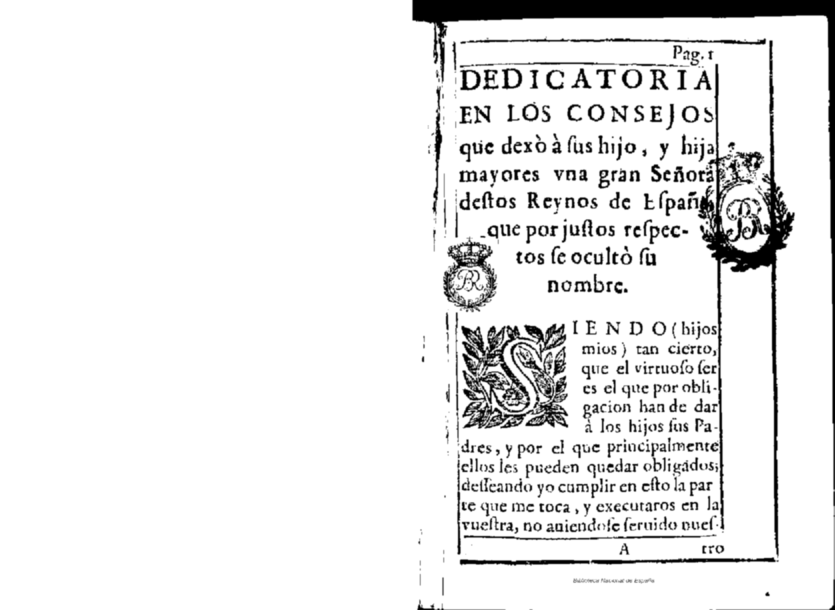
#> input picture Test_Dataset/cleaned/36a97ff0669547f7855685404e5f890bs9mGkzKw7Z24tqwZ-0.png, 1669 x 1220 px, given as the content of the folder Computer Vision/ocr/Padilla-Nobleza-virtuosa_testExtract.png, which was not available (shown at 1/2 size)
$ jupyter execute --allow-errors Model.ipynb
#> lines starting #> are read from the running program, lines starting #| are printed output that depends on the picture; after the words box and inside, x2 and y2 are one past the last pixel; in counts of white or black regions, pixels touching at a corner belong together
[cell 1]
import os

# Get the current working directory
current_directory = os.getcwd()
print("Current Path:", current_directory)

# Path to the file
file_path = r"C:\Users\Saumya Karnwal\Documents\Computer Vision\ocr\Padilla-Nobleza-virtuosa_testExtract.png"


# Change the current working directory to the directory containing the file
os.chdir(file_path)

# Print the new current working directory
print("New current working directory:", os.getcwd())

[cell 2]
from PIL import Image

# List all files in the directory
files = os.listdir(file_path)

# Filter out only the image files
image_files = [f for f in files if f.endswith(('.png', '.jpg', '.jpeg', '.bmp', '.gif'))]

print(file_path)
print(image_files)

[cell 3]
import cv2

# Path to the new temp folder
temp_folder = os.path.join(file_path, "cleaned")

# Create the new temp folder if it doesn't exist
if not os.path.exists(temp_folder):
    os.makedirs(temp_folder)

# Process each image
for image_file in image_files:

    # Open the image
    img = cv2.imread(os.path.join(file_path, image_file))
#> img is the input picture: shape (1220, 1669, 3); min 0, max 255, mean 234

    gray_image = cv2.cvtColor(img, cv2.COLOR_BGR2GRAY)
    thresh, im_bw = cv2.threshold(gray_image, 150, 255, cv2.THRESH_BINARY)
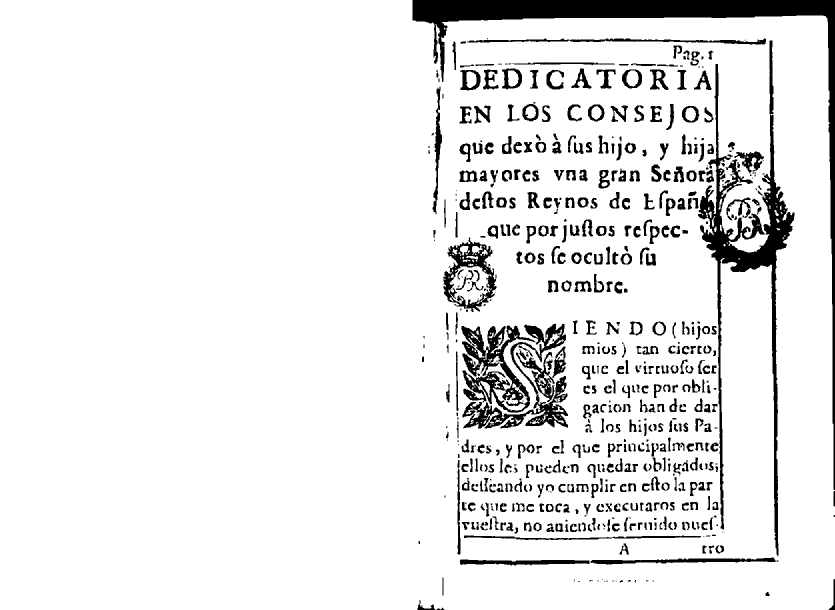
#> im_bw: shape (1220, 1669) (shown at 1/2 size); 91.3% white; 620 black regions (139 under 20 px), largest, box (x1, y1, x2, y2) and area: (825, 0, 1669, 980) 38948, (1396, 81, 1589, 1113) 26677, (923, 651, 1071, 825) 10173
    no_noise = cv2.GaussianBlur(im_bw, (5, 5), 0)

    # Save the preprocessed image with the same filename in the new temp folder
    cv2.imwrite(os.path.join(temp_folder, image_file), no_noise)


$ run again, on Test_Dataset/cleaned/36a97ff0669547f7855685404e5f890bs9mGkzKw7Z24tqwZ-12.png
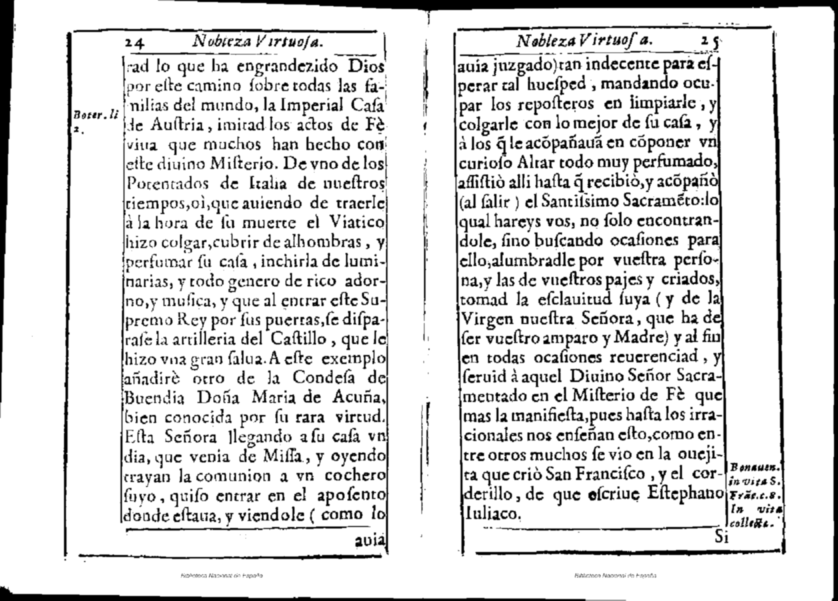
#> input picture Test_Dataset/cleaned/36a97ff0669547f7855685404e5f890bs9mGkzKw7Z24tqwZ-12.png, 1676 x 1201 px, given as the content of the folder Computer Vision/ocr/Padilla-Nobleza-virtuosa_testExtract.png, which was not available (shown at 1/2 size)
#> img is the input picture: shape (1201, 1676, 3); min 0, max 255, mean 219.8
#> `thresh, im_bw = cv2.threshold(gray_image, 150, 255, cv2.THRESH_BINARY)`:
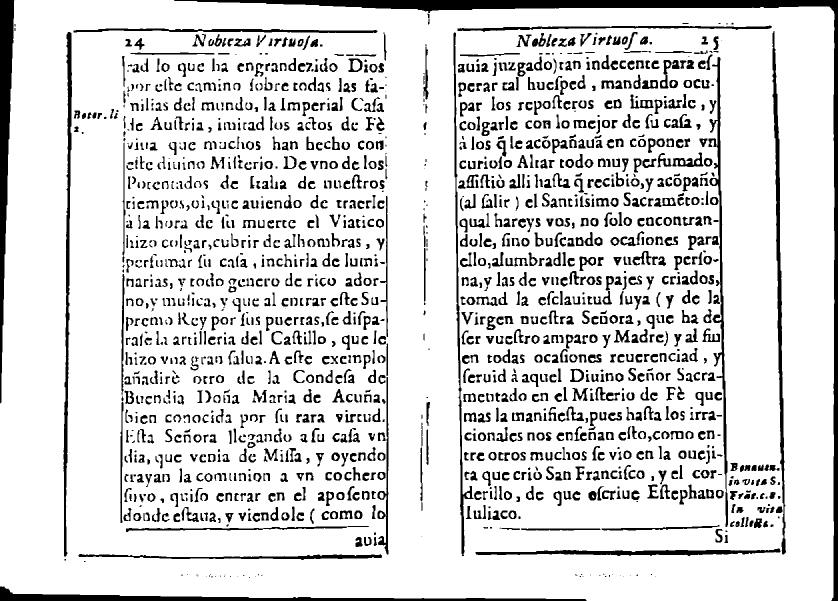
#> im_bw: shape (1201, 1676) (shown at 1/2 size); 85.4% white; 1830 black regions (233 under 20 px), largest, box (x1, y1, x2, y2) and area: (348, 0, 1676, 1201) 28517, (0, 0, 29, 807) 11580, (0, 1173, 1173, 1201) 8208

$ run again, on Test_Dataset/cleaned/36a97ff0669547f7855685404e5f890bs9mGkzKw7Z24tqwZ-13.png
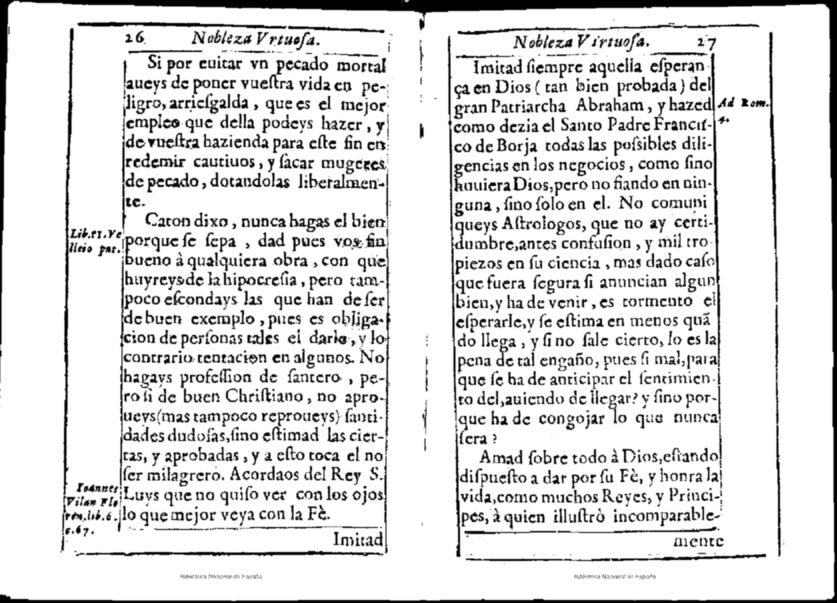
#> input picture Test_Dataset/cleaned/36a97ff0669547f7855685404e5f890bs9mGkzKw7Z24tqwZ-13.png, 1673 x 1205 px, given as the content of the folder Computer Vision/ocr/Padilla-Nobleza-virtuosa_testExtract.png, which was not available (shown at 1/2 size)
#> img is the input picture: shape (1205, 1673, 3); min 0, max 255, mean 220.1
#> `thresh, im_bw = cv2.threshold(gray_image, 150, 255, cv2.THRESH_BINARY)`:
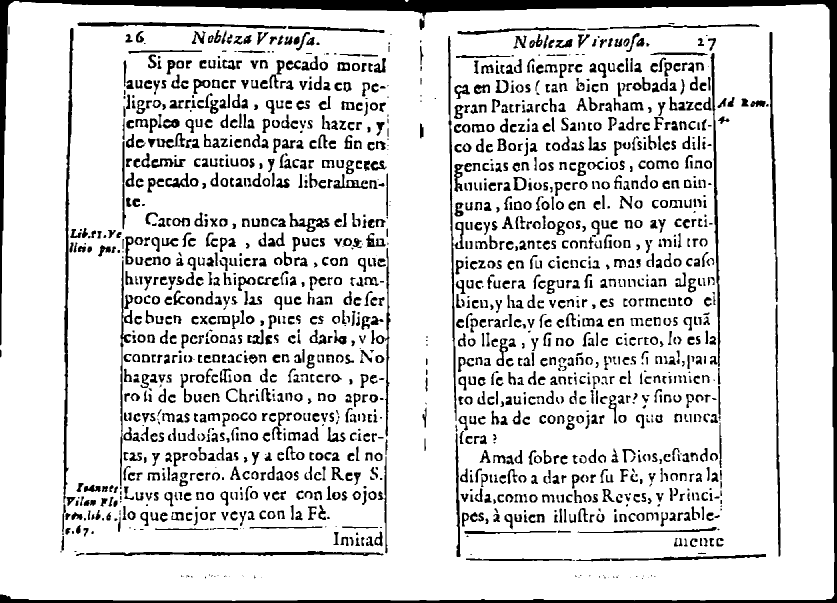
#> im_bw: shape (1205, 1673) (shown at 1/2 size); 85.4% white; 1741 black regions (207 under 20 px), largest, box (x1, y1, x2, y2) and area: (0, 0, 1673, 1205) 50216, (127, 56, 147, 1007) 5224, (171, 1102, 767, 1112) 3187

$ run again, on Test_Dataset/cleaned/36a97ff0669547f7855685404e5f890bs9mGkzKw7Z24tqwZ-14.png
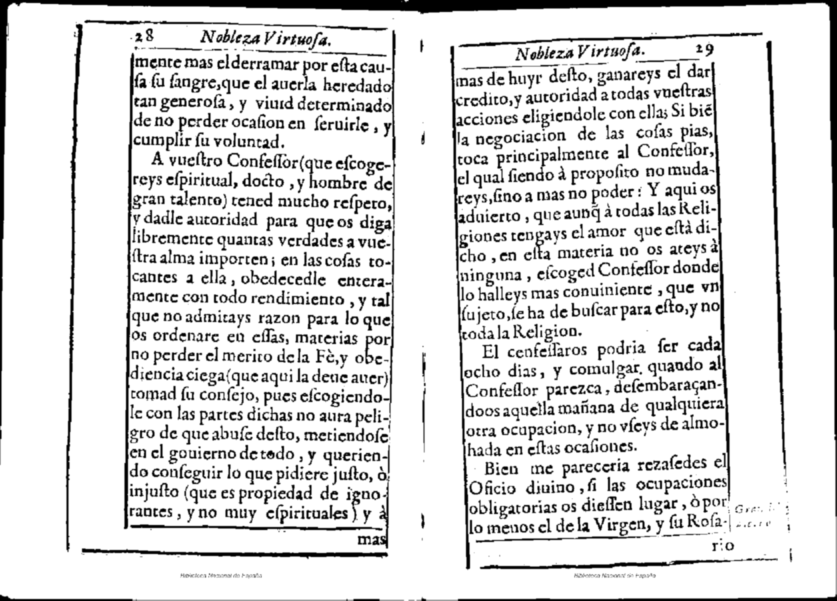
#> input picture Test_Dataset/cleaned/36a97ff0669547f7855685404e5f890bs9mGkzKw7Z24tqwZ-14.png, 1673 x 1201 px, given as the content of the folder Computer Vision/ocr/Padilla-Nobleza-virtuosa_testExtract.png, which was not available (shown at 1/2 size)
#> img is the input picture: shape (1201, 1673, 3); min 0, max 255, mean 219
#> `thresh, im_bw = cv2.threshold(gray_image, 150, 255, cv2.THRESH_BINARY)`:
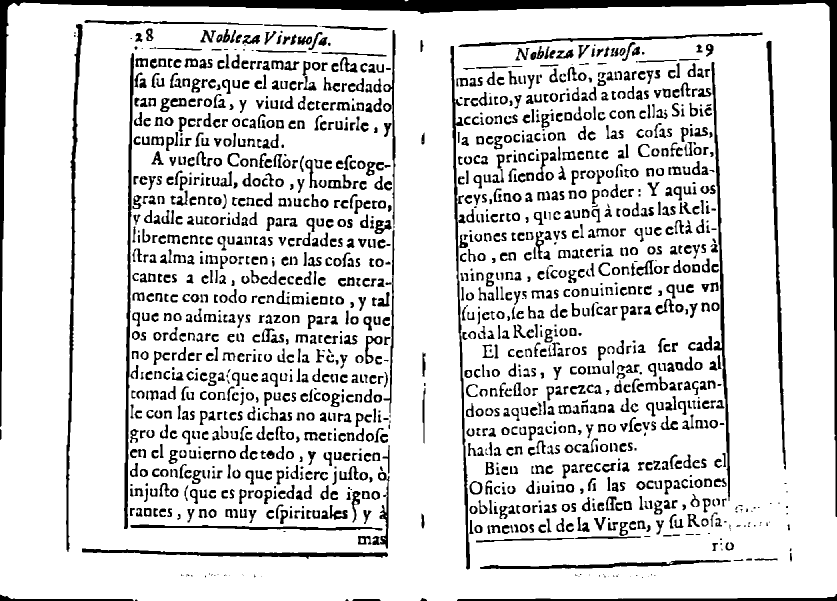
#> im_bw: shape (1201, 1673) (shown at 1/2 size); 85% white; 1633 black regions (171 under 20 px), largest, box (x1, y1, x2, y2) and area: (0, 0, 1673, 1034) 38451, (132, 48, 165, 1104) 6444, (248, 106, 268, 1058) 5678
